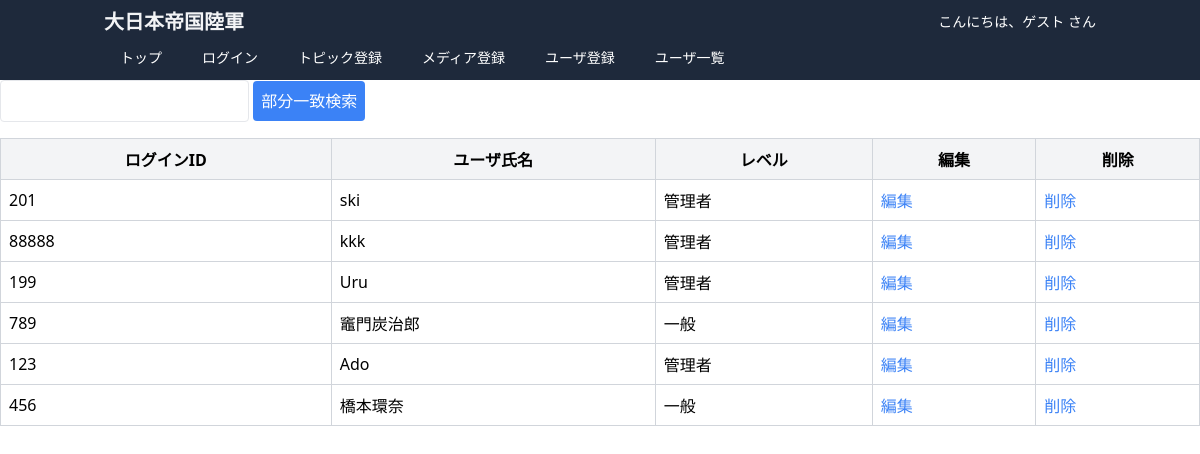
/html/user-list.php, run on an earlier commit of the app's database.
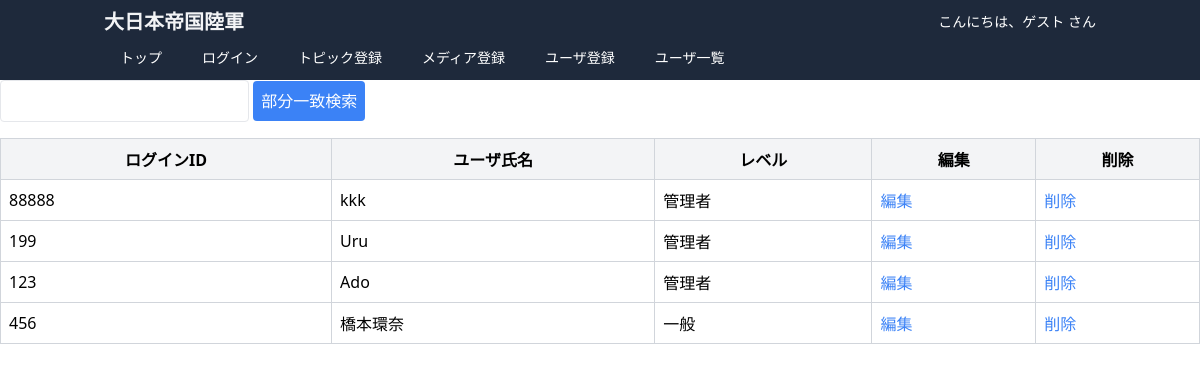
And on a later commit of the database.
### tables this page shows
CREATE TABLE `users` (
  `user_id` int NOT NULL,
  `user_name` varchar(255) DEFAULT NULL,
  `user_password` varchar(255) DEFAULT NULL,
  `user_icon` longblob,
  `favtag` varchar(255) DEFAULT NULL,
  `user_level` varchar(255) DEFAULT NULL,
  `created_at` timestamp NULL DEFAULT CURRENT_TIMESTAMP
);

### html/user-list.php (the view, shortened to what this page needs)
<html lang="ja">
<head>
	<script src="https://cdn.tailwindcss.com"></script>
</head>
<body>
	<?php include 'templates/header.php'; ?>
	<form action="user-list.php" method="post" class="mb-4">
		<input type="text" class="border rounded p-2" name="user_name" value="<?php echo htmlspecialchars($_POST['user_name'] ?? ''); ?>">
		<input type="submit" class="bg-blue-500 text-white rounded p-2" value="部分一致検索">
	</form>
	<?php
	$config = require_once 'config/config.php';
	$sql = 'select * from users where user_name LIKE :user_name order by created_at DESC';
	$dsn = $config['dsn'];
	$user = $config['user'];
	$pass = $config['password'];
	try {
		$user_name = $_POST['user_name'] ?? '';
		$pdo = new PDO($dsn, $user, $pass);
		$stmt = $pdo->prepare($sql);
		$stmt->bindValue(':user_name', '%' . $user_name . '%');
		$stmt->execute();
		echo "<table class='min-w-full border-collapse border border-gray-200'>";
		print("<tr class='bg-gray-100'>");
		echo ("<th class='border border-gray-300 p-2'>ログインID</th><th class='border border-gray-300 p-2'>ユーザ氏名</th><th class='border border-gray-300 p-2'>レベル</th><th class='border border-gray-300 p-2'>編集</th><th class='border border-gray-300 p-2'>削除</th>");
		while ($result = $stmt->fetch(PDO::FETCH_ASSOC)) {
			$user_id = $result['user_id'];
			$user_name = $result['user_name'];
			$role = $result['user_level'];
			print("<tr class='border border-gray-300'>");
			print("<td class='border border-gray-300 p-2'>{$user_id}</td>");
			print("<td class='border border-gray-300 p-2'>{$user_name}</td>");
			print("<td class='border border-gray-300 p-2'>{$role}</td>");
			print("<td class='border border-gray-300 p-2'><a class='text-blue-500 hover:underline' href='user-upd.php?i={$user_id}&n={$user_name}&r={$role}'>編集</a></td>");
			print("<td class='border border-gray-300 p-2'><a class='text-blue-500 hover:underline' href='user-del.php?i={$user_id}&n={$user_name}&r={$role}'>削除</a></td>");
			print("</tr>");
		}
		print("</tr>");
		echo "</table>";
	} catch (PDOException $e) {
		echo "接続失敗: " . $e->getMessage() . "\n";
	} finally {
		$pdo = null;
	}
	?>
</body>

### html/templates/header.php
<header class="w-full bg-slate-800 text-white">
    <div class="container mx-auto flex justify-between items-center px-4 py-2">
        <a class="text-xl font-bold text-gray-100" href="top.php">大日本帝国陸軍</a>
        <p class="text-sm">こんにちは、<?= htmlspecialchars($username ?? 'ゲスト', ENT_QUOTES, 'UTF-8') ?> さん</p>
    </div>
    <div class="container mx-auto flex items-center px-4 pb-2 gap-2">
        <a href="top.php" class="px-4 py-1 hover:bg-slate-700 rounded text-white text-sm">トップ</a>
        <a href="login.php" class="px-4 py-1 hover:bg-slate-700 rounded text-white text-sm">ログイン</a>
        <a href="topics-ins.php" class="px-4 py-1 hover:bg-slate-700 rounded text-white text-sm">トピック登録</a>
        <a href="media-ins.php" class="px-4 py-1 hover:bg-slate-700 rounded text-white text-sm">メディア登録</a>
        <a href="user-ins.php" class="px-4 py-1 hover:bg-slate-700 rounded text-white text-sm">ユーザ登録</a>
        <a href="user-list.php" class="px-4 py-1 hover:bg-slate-700 rounded text-white text-sm">ユーザ一覧</a>
    </div>
</header>

What changed in the data, as far as the page shows it:
removed users: user_id "201", user_name "ski", user_level "管理者"
removed users: user_id "789", user_name "竈門炭治郎", user_level "一般"
